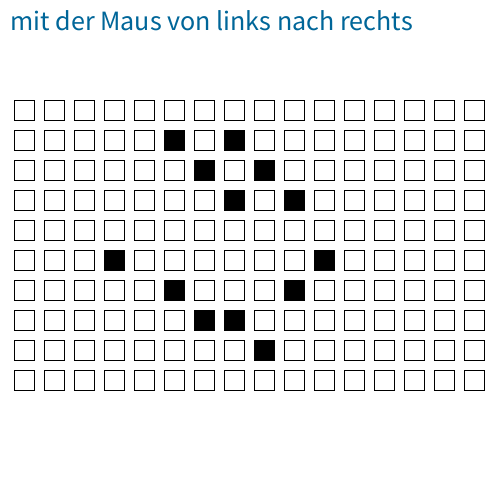
Frame 1 (no input)
Frame 60 (the mouse pressed at the canvas centre just before this capture): identical to frame 1, image omitted
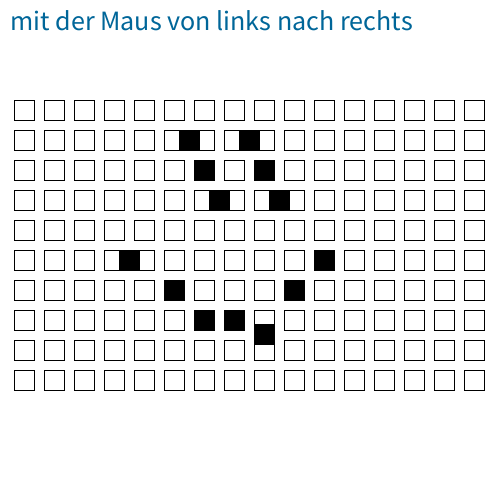
Frame 120 (the mouse held since frame 60 and released just before this capture)

The Processing sketch that drew these frames (run headless with seeded random() and noise(); from frame 60 on, the mouse is pressed at the canvas centre):

// Processing sketch: processing_119192
// ── processing_119192.pde

void setup()
{
size(500, 500);
}

void draw()
{

// zeile1
background(255);
textSize(28);
fill(0, 102, 153);
text("mit der Maus von links nach rechts", 10, 30); 

fill(255);
stroke(0);
translate(4,90);

rect(10,10,20,20);
rect(40,10,20,20);
rect(70,10,20,20);
rect(100,10,20,20);
rect(130,10,20,20);
rect(160,10,20,20);
rect(190,10,20,20);
rect(220,10,20,20);
rect(250,10,20,20);
rect(280,10,20,20);
rect(310,10,20,20);
rect(340,10,20,20);
rect(370,10,20,20);
rect(400,10,20,20);
rect(430,10,20,20);
rect(460,10,20,20);

//zeile 2
rect(10,40,20,20);
rect(40,40,20,20);
rect(70,40,20,20);
rect(100,40,20,20);
rect(130,40,20,20);
rect(160,40,20,20);
rect(190,40,20,20);
rect(220,40,20,20);
rect(250,40,20,20);
rect(280,40,20,20);
rect(310,40,20,20);
rect(340,40,20,20);
rect(370,40,20,20);
rect(400,40,20,20);
rect(430,40,20,20);
rect(460,40,20,20);

// Zeile 3
rect(10,70,20,20);
rect(40,70,20,20);
rect(70,70,20,20);
rect(100,70,20,20);
rect(130,70,20,20);
rect(160,70,20,20);
rect(190,70,20,20);
rect(220,70,20,20);
rect(250,70,20,20);
rect(280,70,20,20);
rect(310,70,20,20);
rect(340,70,20,20);
rect(370,70,20,20);
rect(400,70,20,20);
rect(430,70,20,20);
rect(460,70,20,20);

//Zeile 4

rect(10,100,20,20);
rect(40,100,20,20);
rect(70,100,20,20);
rect(100,100,20,20);
rect(130,100,20,20);
rect(160,100,20,20);
rect(190,100,20,20);
rect(220,100,20,20);
rect(250,100,20,20);
rect(280,100,20,20);
rect(310,100,20,20);
rect(340,100,20,20);
rect(370,100,20,20);
rect(400,100,20,20);
rect(430,100,20,20);
rect(460,100,20,20);

// zeile 5

rect(10,130,20,20);
rect(40,130,20,20);
rect(70,130,20,20);
rect(100,130,20,20);
rect(130,130,20,20);
rect(160,130,20,20);
rect(190,130,20,20);
rect(220,130,20,20);
rect(250,130,20,20);
rect(280,130,20,20);
rect(310,130,20,20);
rect(340,130,20,20);
rect(370,130,20,20);
rect(400,130,20,20);
rect(430,130,20,20);
rect(460,130,20,20);

// zeile 6

rect(10,160,20,20);
rect(40,160,20,20);
rect(70,160,20,20);
rect(100,160,20,20);
rect(130,160,20,20);
rect(160,160,20,20);
rect(190,160,20,20);
rect(220,160,20,20);
rect(250,160,20,20);
rect(280,160,20,20);
rect(310,160,20,20);
rect(340,160,20,20);
rect(370,160,20,20);
rect(400,160,20,20);
rect(430,160,20,20);
rect(460,160,20,20);

//Zeile 7

rect(10,190,20,20);
rect(40,190,20,20);
rect(70,190,20,20);
rect(100,190,20,20);
rect(130,190,20,20);
rect(160,190,20,20);
rect(190,190,20,20);
rect(220,190,20,20);
rect(250,190,20,20);
rect(280,190,20,20);
rect(310,190,20,20);
rect(340,190,20,20);
rect(370,190,20,20);
rect(400,190,20,20);
rect(430,190,20,20);
rect(460,190,20,20);

// zeile 8

rect(10,220,20,20);
rect(40,220,20,20);
rect(70,220,20,20);
rect(100,220,20,20);
rect(130,220,20,20);
rect(160,220,20,20);
rect(190,220,20,20);
rect(220,220,20,20);
rect(250,220,20,20);
rect(280,220,20,20);
rect(310,220,20,20);
rect(340,220,20,20);
rect(370,220,20,20);
rect(400,220,20,20);
rect(430,220,20,20);
rect(460,220,20,20);

// zeile 9

rect(10,250,20,20);
rect(40,250,20,20);
rect(70,250,20,20);
rect(100,250,20,20);
rect(130,250,20,20);
rect(160,250,20,20);
rect(190,250,20,20);
rect(220,250,20,20);
rect(250,250,20,20);
rect(280,250,20,20);
rect(310,250,20,20);
rect(340,250,20,20);
rect(370,250,20,20);
rect(400,250,20,20);
rect(430,250,20,20);
rect(460,250,20,20);

// zeile 10

rect(10,280,20,20);
rect(40,280,20,20);
rect(70,280,20,20);
rect(100,280,20,20);
rect(130,280,20,20);
rect(160,280,20,20);
rect(190,280,20,20);
rect(220,280,20,20);
rect(250,280,20,20);
rect(280,280,20,20);
rect(310,280,20,20);
rect(340,280,20,20);
rect(370,280,20,20);
rect(400,280,20,20);
rect(430,280,20,20);
rect(460,280,20,20);

fill(0);
stroke(0);
//Zeile 2
pushMatrix();
translate(mouseX/16,0);
rect(160,40,20,20);
rect(220,40,20,20);
popMatrix();

//Zeile 3
rect(190,70,20,20);
rect(250,70,20,20);

//Zeile 4
pushMatrix();
translate(-mouseX/16,0);
rect(220,100,20,20);
rect(280,100,20,20);
popMatrix();

//Zeile 6
pushMatrix();
translate(mouseX/16,0);
rect(100,160,20,20);
popMatrix();

//Zeile 7
rect(160,190,20,20);

//Zeile 8
rect(190,220,20,20);
rect(220,220,20,20);
pushMatrix();
translate(0,-mouseX/16.5);
rect(250,250,20,20);
popMatrix();

//Zeile9
rect(280,190,20,20);

//Zeile 10
rect(310,160,20,20);
}
